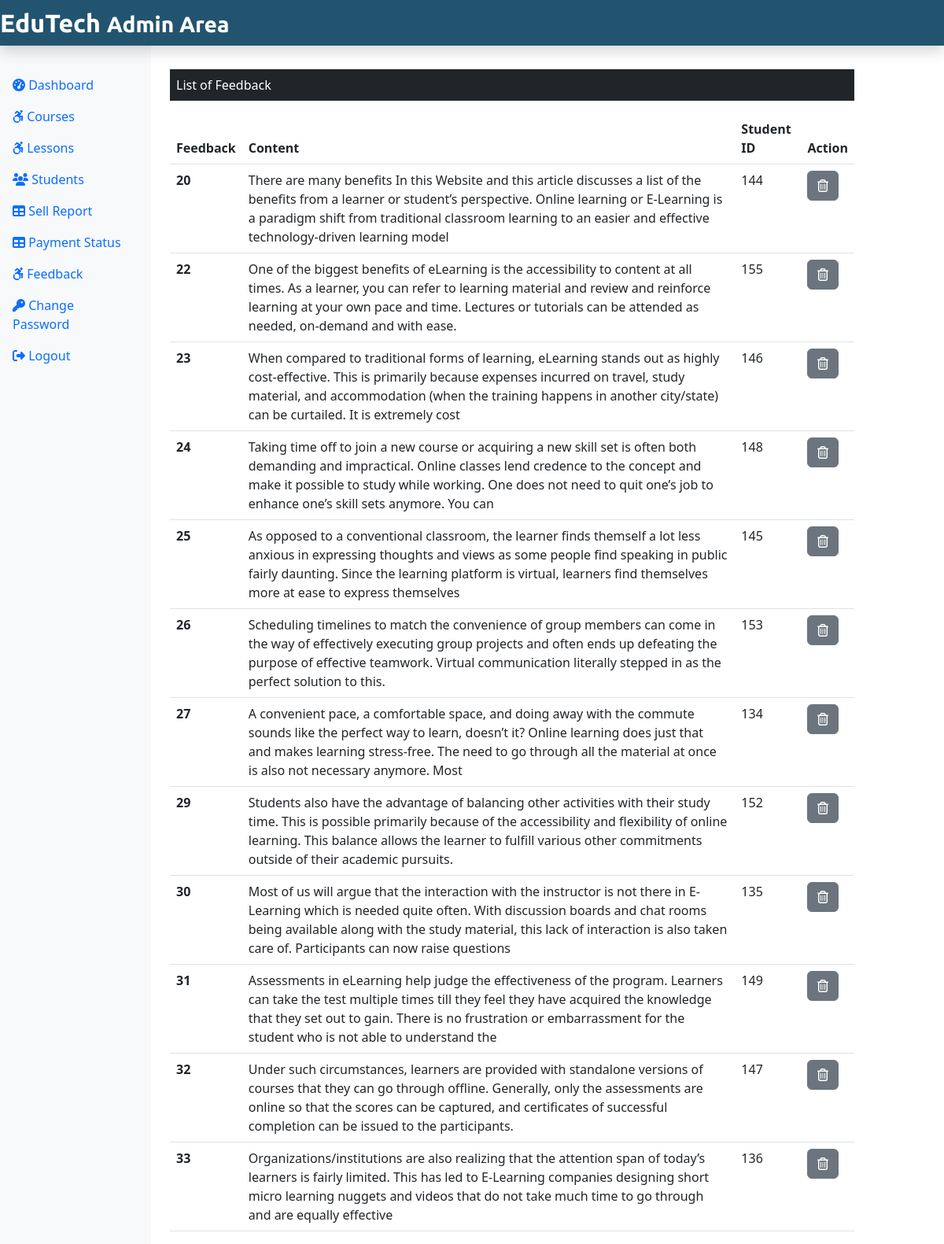
The page /Admin/feedback.php (signed in) on the database its author committed.
### tables this page shows
CREATE TABLE `feedback` (
  `f_id` int(11) NOT NULL,
  `f_content` text DEFAULT NULL,
  `stu_id` int(11) DEFAULT NULL
);

### Admin/feedback.php (the view, shortened to what this page needs)
<?php
include('./admininclude/header.php');
include('../dbConnection.php');
?>
<div class="col-sm-9 mt-5">
<div class="container">
    <p class="bg-dark text-white p-2">List of Feedback</p>
    <?php
    $sql = "SELECT * FROM feedback";
    $result = $conn->query($sql);
    if($result->num_rows > 0){
        echo '<table class="table">
            <thead>
                <tr>
                    <th scope="col">Feedback</th>
                    <th scope="col">Content</th>
                    <th scope="col">Student ID</th>
                    <th scope="col">Action</th>
                </tr>
            </thead>
            <tbody>';
                while($row = $result->fetch_assoc()){
                    echo '<tr>';
                    echo '<th scope="row">'.$row["f_id"].'</th>';
                    echo '<td>'.$row["f_content"].'</td>';
                    echo '<td>'.$row["stu_id"].'</td>';
                    echo '<td>
                          <form action="" method="POST" class="d-inline">
                          <input type="hidden" name="id" value='.$row["f_id"].'>
                          <button type="submit" class="btn btn-secondary" name="delete" value="Delete">
                          <i class="far fa-trash-alt"></i>
                          </button>
                          </form>
                        </td>
                        </tr>';
                     }
                echo '</tbody>
                </table>';
             } else {
                echo "0 Result";
             }
            ?>
        </div>
      </div>
    </div>
    </div>
<?php
include('./admininclude/footer.php');
?>

### rows shown on the page
feedback: f_id "20", f_content "There are many benefits In this Website and this article discusses a list of the benefits from a learner or student’s perspective. Online learning or E-Learning is a paradigm shift from traditional classroom learning to an easier and effective technology-driven learning model", stu "144"
feedback: f_id "22", f_content "One of the biggest benefits of eLearning is the accessibility to content at all times. As a learner, you can refer to learning material and review and reinforce learning at your own pace and time. Lectures or tutorials can be attended as needed, on-demand and with ease.", stu "155"
feedback: f_id "23", f_content "When compared to traditional forms of learning, eLearning stands out as highly cost-effective. This is primarily because expenses incurred on travel, study material, and accommodation (when the training happens in another city/state) can be curtailed. It is extremely cost", stu "146"
feedback: f_id "24", f_content "Taking time off to join a new course or acquiring a new skill set is often both demanding and impractical. Online classes lend credence to the concept and make it possible to study while working. One does not need to quit one’s job to enhance one’s skill sets anymore. You can", stu "148"
feedback: f_id "25", f_content "As opposed to a conventional classroom, the learner finds themself a lot less anxious in expressing thoughts and views as some people find speaking in public fairly daunting. Since the learning platform is virtual, learners find themselves more at ease to express themselves", stu "145"
feedback: f_id "26", f_content "Scheduling timelines to match the convenience of group members can come in the way of effectively executing group projects and often ends up defeating the purpose of effective teamwork. Virtual communication literally stepped in as the perfect solution to this.", stu "153"
feedback: f_id "27", f_content "A convenient pace, a comfortable space, and doing away with the commute sounds like the perfect way to learn, doesn’t it? Online learning does just that and makes learning stress-free. The need to go through all the material at once is also not necessary anymore. Most", stu "134"
feedback: f_id "29", f_content "Students also have the advantage of balancing other activities with their study time. This is possible primarily because of the accessibility and flexibility of online learning. This balance allows the learner to fulfill various other commitments outside of their academic pursuits.", stu "152"
feedback: f_id "30", f_content "Most of us will argue that the interaction with the instructor is not there in E-Learning which is needed quite often. With discussion boards and chat rooms being available along with the study material, this lack of interaction is also taken care of. Participants can now raise questions", stu "135"
feedback: f_id "31", f_content "Assessments in eLearning help judge the effectiveness of the program. Learners can take the test multiple times till they feel they have acquired the knowledge that they set out to gain. There is no frustration or embarrassment for the student who is not able to understand the", stu "149"
feedback: f_id "32", f_content "Under such circumstances, learners are provided with standalone versions of courses that they can go through offline. Generally, only the assessments are online so that the scores can be captured, and certificates of successful completion can be issued to the participants.", stu "147"
feedback: f_id "33", f_content "Organizations/institutions are also realizing that the attention span of today’s learners is fairly limited. This has led to E-Learning companies designing short micro learning nuggets and videos that do not take much time to go through and are equally effective", stu "136"
